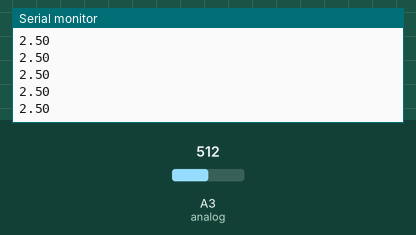
Simulated run of this sketch. Board: Arduino Uno, built with avr-gcc and run on an emulated ATmega328P. On the bench: the last lines printed to the serial monitor. The test bench sets the inputs (shaded band); at power-on: A3 (analog) = 512.

Above: at 1.2 s.
1.3 s: A3 (analog) set to 716
At 2.1 s:
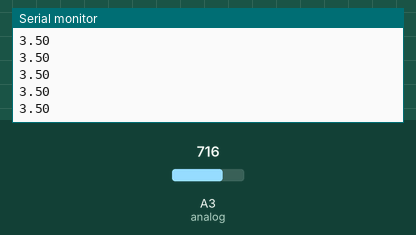
2.8 s: A3 (analog) set to 900
At 3.5 s:
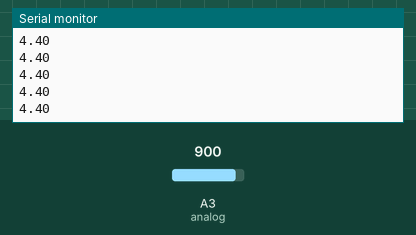
Timing chart, 0 to 5.8 s (numbered marks = the images above; inputs shaded):
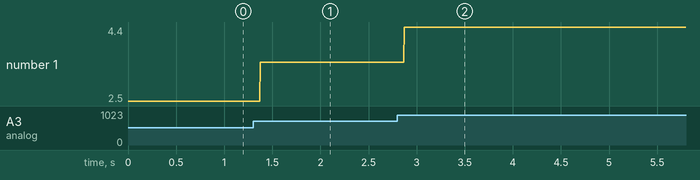

The sketch:

arduino.ino
```cpp
int analog = 3;
float a = 1.60;

void setup() {
  pinMode(analog, INPUT);
  Serial.begin(9600);
}

void loop() {
  int sensorValue = analogRead(analog);
  float voltage = sensorValue * (5.0 / 1023.0);
  float speed = a * voltage;
  Serial.println(voltage);
}
```

Measured:
- after the input at 1.3 s, the serial monitor: prints a new line after 0.07 s (image 1)
- after the input at 2.8 s, the serial monitor: prints a new line after 0.07 s (image 2)
- plotted number 1: 2.5 → 3.5 after the input at 1.3 s, 3.5 → 4.4 after the input at 2.8 s
